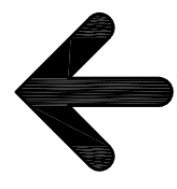
#> input picture arrow.png, 177 x 189 px
$ python CreateTemplates.py
#> lines starting #> are read from the running program, lines starting #| are printed output that depends on the picture; after the words box and inside, x2 and y2 are one past the last pixel; in counts of white or black regions, pixels touching at a corner belong together
import cv2

def Arrows():
   image = cv2.imread("arrow.png")
#> image is the input picture: shape (189, 177, 3); min 0, max 255, mean 186.9

   gray = cv2.cvtColor(image, cv2.COLOR_BGR2GRAY)

   _,th = cv2.threshold(gray, 125, 255, cv2.THRESH_BINARY_INV)
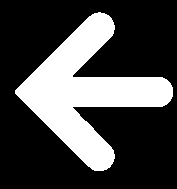
#> th: shape (189, 177); 28.3% white; 1 white region

   res = cv2.findContours(th, cv2.RETR_LIST, cv2.CHAIN_APPROX_SIMPLE)
#> res = 1 contour; box (x1, y1, x2, y2) and area: (15, 12, 173, 171) 9200
   cnts,_ = res if len(res) == 2 else res[1:3]
#> cnts has the same summary as res


   x,y,w,h = cv2.boundingRect(cnts[0])
#> x = 15; y = 12; w = 158; h = 159

   crop = th[y:y+h,x:x+w]
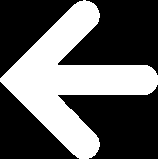
#> crop: shape (159, 158); 37.7% white; 1 white region, box (x1, y1, x2, y2) and area: (0, 0, 158, 159) 9463
   crop = cv2.resize(crop,(50,50))
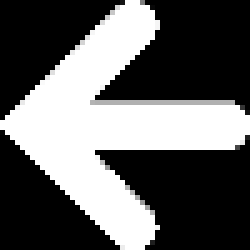
#> crop: shape (50, 50) (shown 5 times larger); min 0, max 255, mean 97.5

   drc = ['L','U','R','D']

   for d in drc:
      cv2.imwrite("templates/{}.jpg".format(d),crop)
      crop = cv2.rotate(crop,cv2.ROTATE_90_CLOCKWISE)
#> this loop made 4 passes
#> pass 1, in Arrows, `crop = cv2.rotate(crop,cv2.ROTATE_90_CLOCKWISE)`:
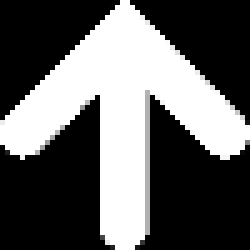
#> crop: shape (50, 50) (shown 5 times larger); min 0, max 255, mean 97.5
#> pass 2, in Arrows, `crop = cv2.rotate(crop,cv2.ROTATE_90_CLOCKWISE)`:
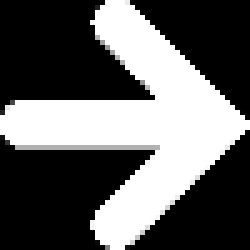
#> crop: shape (50, 50) (shown 5 times larger); min 0, max 255, mean 97.5
#> pass 3, in Arrows, `crop = cv2.rotate(crop,cv2.ROTATE_90_CLOCKWISE)`:
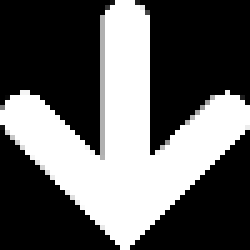
#> crop: shape (50, 50) (shown 5 times larger); min 0, max 255, mean 97.5

   cv2.imshow("crop",crop)
   cv2.waitKey(0)


# [76 lines left out: functions Numbers, Alphabet, not called in this run]

if __name__ == "__main__":
   # Alphabet()
   Arrows()


      # [7 lines of commented-out code are left out]
